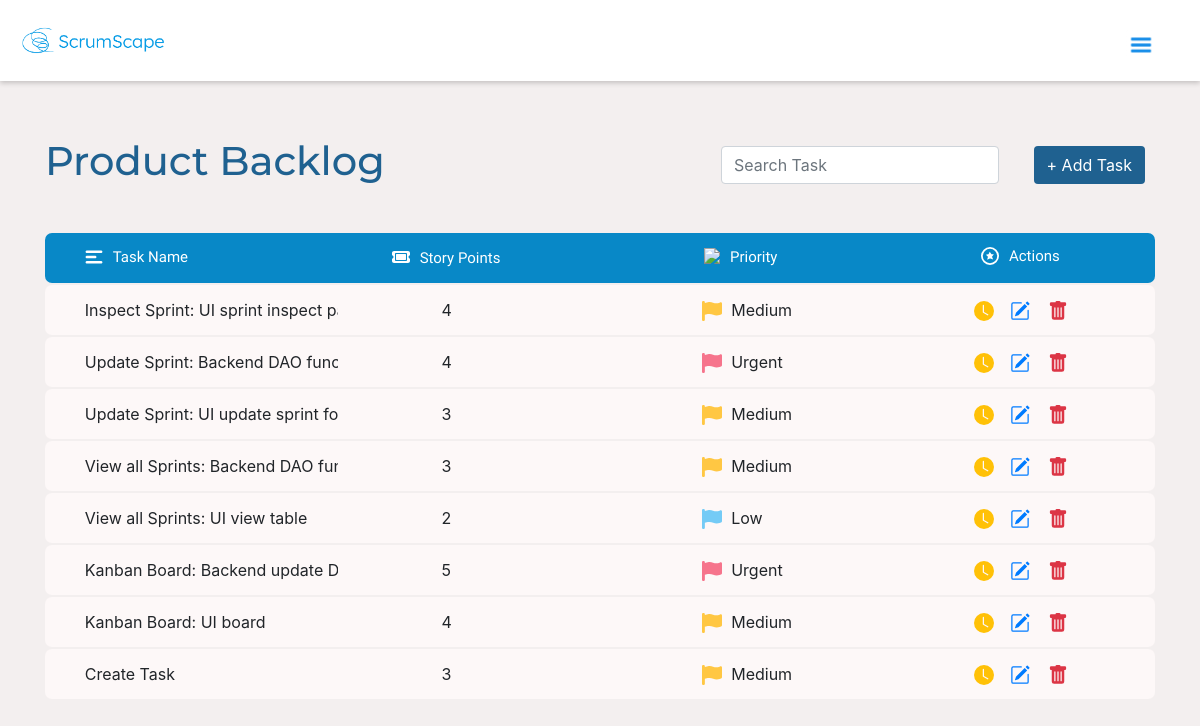
Screenshot of /backlog/index.php (signed in) with the database file from the repository.
### tables this page shows
CREATE TABLE `task` (
  `task_id` int(11) NOT NULL,
  `task_no` int(11) NOT NULL,
  `task_name` varchar(255) NOT NULL,
  `description` varchar(255) DEFAULT NULL,
  `story_points` decimal(5,2) DEFAULT NULL,
  `type` enum('Story','Bug') DEFAULT 'Story',
  `priority` enum('Low','Medium','Urgent', 'Important') NOT NULL,
  `status` enum('Not Started','In Progress','Completed') DEFAULT 'Not Started',
  `created_at` timestamp NOT NULL DEFAULT current_timestamp(),
  `sprint_id` int(11) DEFAULT NULL,
  `completion_date` date DEFAULT NULL
);

### database/connection.php (called while the page is built, shortened)
<?php
$db_hostname = "localhost";
$db_username = "fit2101_project";
$db_password = "fit2101";
$db_name = "fit2101_project";

### database/dao.php (called while the page is built, shortened)
<?php
require_once("connection.php");
class dao
{
    private $_db_handle;
    private function connectDatabase() {
        try {
            global $db_hostname, $db_username, $db_password, $db_name;
            $dsn = "mysql:host=$db_hostname;dbname=$db_name";
            $this->_db_handle = new PDO($dsn, $db_username, $db_password);
        } catch (PDOException $e) {
            $this->_error = $e->getMessage();
        }
    }
    public function getAllTasks() {
        try {
            $this->_query = "SELECT * FROM task  WHERE sprint_id IS NULL";
            $this->_stmt = $this->_db_handle->prepare($this->_query);
            $this->_stmt->execute();
            return $this->_stmt->fetchAll(PDO::FETCH_OBJ);
        } catch (Exception $e) {
            $this->_error = $e->getMessage();
            return null;
        }
    }
}

### backlog/index.php (the view, shortened to what this page needs)
<?php
require_once('../database/dao.php');
$dao = new DAO();
$tasks = $dao->getAllTasks();
?>
<!DOCTYPE html>
<html lang="en">
<head>
    <link rel="stylesheet" href="https://cdn.jsdelivr.net/npm/bootstrap@4.3.1/dist/css/bootstrap.min.css"
>
</head>
<body>
    <?php
    require_once("../dashboard/navbar.php");
        ?>
    <div class="container mb-5">
        <div class="header-search">
            <h1>Product Backlog</h1>
            <input class="form-control search-bar col-sm-3" id="taskSearchInput" type="text" placeholder="Search Task" onkeyup="searchTasks()">
            <a href="create_task.php"> <button type="button" class="btn custom-btn">+ Add Task</button></a>
        </div>
        <table class="table" style="margin-bottom: 0">
            <thead>
            <tr class="table-header">
                <th class="d-flex align-items-center" style="border: none">
                    <h4 class="mb-0"><img src="/assets/task_icon.svg" class="header-icons"/>Task Name</h4>
                </th>
                <th class="d-flex align-items-center" style="border: none">
                    <h4 class="mb-0"><img src="/assets/storypt_icon.svg" class="header-icons"/>Story Points</h4>
                </th>
                <th class="d-flex align-items-center" style="border: none">
                    <h4 class="mb-0"><img src="/assets/priority_icon.svg" class="header-icons"/>Priority</h4>
                </th>
                <th class="d-flex align-items-center" style="border: none; ">
                    <h4 class="mb-0"><img src="/assets/actions_task.svg" class="header-icons"/>Actions</h4>
                </th>
            </tr>
            </thead>
            <tbody>
            <?php foreach ($tasks as $task): ?>
            <tr class="custom-row">
                <td class="d-flex align-items-center truncate table-cell task-name" style="border: none;">
                    <?= htmlspecialchars($task->task_name); ?>
                </td>
                <td class="d-flex align-items-center table-cell" style="border: none">
                    <div style="margin-left: 70px;">
                        <?php
                        if ($task->story_points == NULL) {
                            echo '-';
                        }
                        else {
                            echo htmlspecialchars((int)$task->story_points);
                        }
                        ?>
                    </div>
                </td>
                <td class="d-flex align-items-center table-cell " style="border: none;">
                    <div style="margin-left: 65px;">
                        <span style="margin-right: 5px">
                        <?php
                            if($task->priority == "Urgent") {
                        ?>      <img src="/assets/red-f.svg"/>
                        <?php
                            }
                        if($task->priority == "Medium") {
                            ?>      <img src="/assets/yello1-f.svg"/>
                            <?php
                        }
                        if($task->priority == "Low") {
                            ?>      <img src="/assets/green-f.svg"/>
                            <?php
                        }
                            ?>      <img src="/assets/yell-f.svg"/>
                        </span>
                        <?=htmlspecialchars($task->priority); ?>
                    </div>
                </td>
                <td class="d-flex align-items-center table-cell justify-content-center" style="border: none; gap: 4px">
                    <button type="button" class="btn btn-outline-warning" style="padding:5px;border: none">
                        <svg xmlns="http://www.w3.org/2000/svg" width="20" height="20" fill="currentColor" class="bi bi-clock-fill" viewBox="0 0 16 16">
                            <path d="M16 8A8 8 0 1 1 0 8a8 8 0 0 1 16 0M8 3.5a.5.5 0 0 0-1 0V9a.5.5 0 0 0 .252.434l3.5 2a.5.5 0 0 0 .496-.868L8 8.71z"/>
                        </svg>
                    </button>
                    <a href="update_task.php?id=<?= htmlspecialchars($task->task_id); ?>"">
                        <button type="button" class="btn btn-outline-primary" style="padding:7px; border: none;">
                        </button>
                    </a>
                    <a href="index.php?id=<?= htmlspecialchars($task->task_id); ?>" onclick="return confirm('Are you sure you want to delete this task?');">
                    <button type="button" class="btn btn-outline-danger" style="padding:7px; border: none">
                    </button>
                    </a>
                </td>
            </tr>
            <?php endforeach; ?>
            </tbody>
        </table>
    </div>
</body>
</html>

### backlog/index.php (style rules this page uses)
body { background-color: #F5F5F5; }
.header-search { display: flex; align-items: center; gap:10px; padding-top: 5%; }
.header-search h1 { font-family: "Montserrat"; color: #1F6190; width: 60%; }
.search-bar { border-radius: 25px; background-color: #E8E8E8; border: 0px; margin-right: 25px; }
.custom-btn { background-color:#1F6190; color:white; }
.table-header { background-color: #0888C7; margin-top: 40px; border-radius: 7px; display: flex; justify-content: space-between; align-items: center; height: 50px; padding-right: 7.5%; padding-left: 2.5%; }
.table-header h4 { font-family: "Lexend"; font-size:15px; color: white; }
.header-icons { width: 18px; margin-right: 10px; margin-bottom: 3px; }
.custom-row { background-color: #FDF8F8; border-radius: 7px; display: flex; justify-content: space-between; align-items: center; height: 50px; padding-left: 2.5%; margin-top: 2px; }
.custom-row td:first-child { border-top-left-radius: 7px; border-bottom-left-radius: 7px; }
.custom-row td:last-child { border-top-right-radius: 7px; border-bottom-right-radius: 7px; }
.truncate { text-overflow: ellipsis; white-space: nowrap; overflow: hidden; margin-right: 2%; }
.table-cell { flex: 1; }

### dashboard/navbar.php (style rules this page uses)
body { background-color: #F3EFEF; }
img { border: none; outline: none; }

### rows the page displays
task: task_name "Inspect Sprint: UI sprint inspe…", story_points "4", priority "Medium"
task: task_name "Update Sprint: Backend DAO…", story_points "4", priority "Urgent"
task: task_name "Update Sprint: UI update spri…", story_points "3", priority "Medium"
task: task_name "View all Sprints: Backend DA…", story_points "3", priority "Medium"
task: task_name "View all Sprints: UI view table", story_points "2", priority "Low"
task: task_name "Kanban Board: Backend upda…", story_points "5", priority "Urgent"
task: task_name "Kanban Board: UI board", story_points "4", priority "Medium"
task: task_name "Create Task", story_points "3", priority "Medium"
